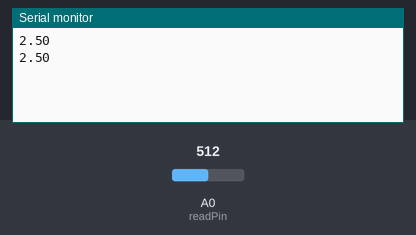
The sketch below on a simulated Arduino Uno, built with avr-gcc and run on an emulated ATmega328P. Shown: the last lines printed to the serial monitor. The inputs (shaded band) are chosen by the test bench; at power-on: A0 (readPin) = 512.

Above: at 1.8 s.
1.9 s: A0 (readPin) set to 716
At 2.6 s:
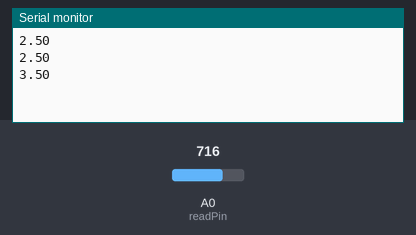
3.4 s: A0 (readPin) set to 900
At 4.8 s:
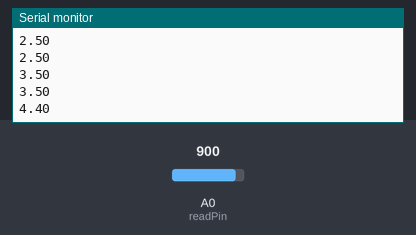
Timing chart, 0 to 6.4 s (numbered marks = the images above; inputs shaded):
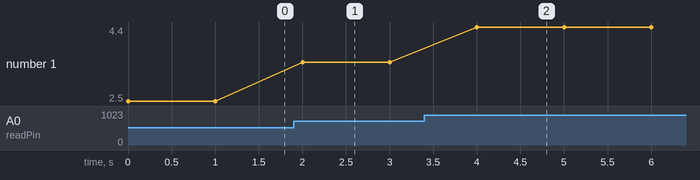

The sketch:

analogRead.ino
```cpp
int readPin = A0;
int readValue = 0;
int delayTime = 1000;
float voltageRead = 0;

void setup() {
  // put your setup code here, to run once:
  pinMode(readPin, INPUT);
  Serial.begin(9600);
}

void loop() {
  // put your main code here, to run repeatedly:
  readValue = analogRead(readPin);
  voltageRead = (5./1023.) * readValue;
  Serial.println(voltageRead);
  delay(delayTime);
}
```

Measured:
- after the input at 1.9 s, the serial monitor: prints a new line after 0.10 s (image 1)
- after the input at 3.4 s, the serial monitor: prints a new line after 0.60 s (image 2)
- plotted number 1: 2.5 → 3.5 after the input at 1.9 s, 3.5 → 4.4 after the input at 3.4 s
